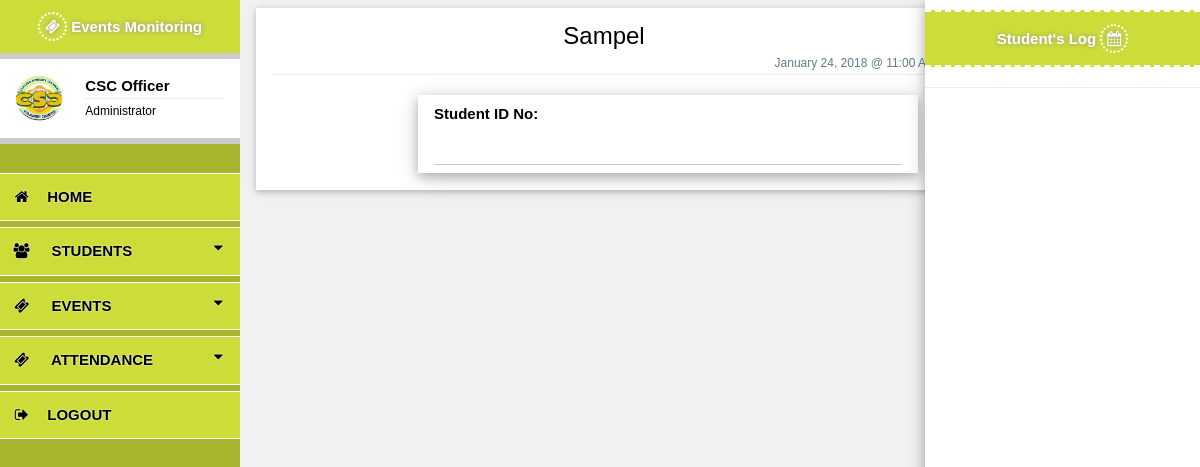
Before: /admin/attendance_sheet.php?id=5 (signed in) with the older database file.
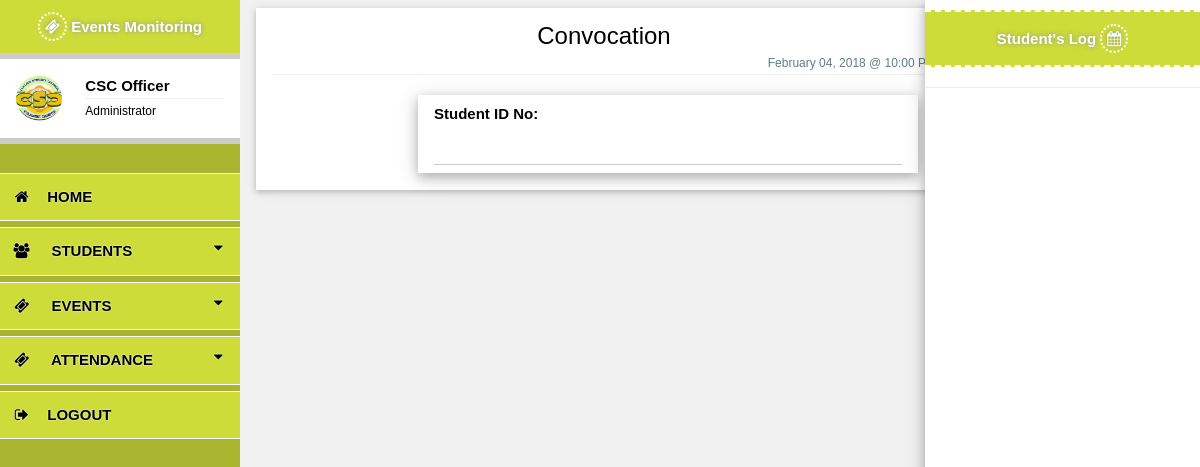
After: the same page with the newer database file.
### tables this page shows
CREATE TABLE `events` (
  `id` int(3) NOT NULL,
  `title` varchar(255) NOT NULL,
  `theme` varchar(255) NOT NULL,
  `proponents` varchar(255) NOT NULL,
  `cooperation` varchar(255) NOT NULL,
  `venue` varchar(255) NOT NULL,
  `participants` varchar(255) NOT NULL,
  `targetdate` varchar(255) NOT NULL,
  `fundsource` varchar(255) NOT NULL
);

### admin/attendance_sheet.php (the view, shortened to what this page needs)
<?php
	include("../include/dbcon.php");
?>
<!DOCTYPE html>
<html>
<link rel="stylesheet" type="text/css" href="../google/fafa.css">
<link href="../dist/css/select2.min.css" rel="stylesheet" />
<link href='../css/fullcalendar.min.css' rel='stylesheet' />
<link href='../css/fullcalendar.print.min.css' rel='stylesheet' media='print' />
<link href='../css/dataTables.jqueryui.min.css' rel='stylesheet'/>
<link href='../css/jquery-ui.css' rel='stylesheet'  />
<link rel="stylesheet" href="../css/w3.css">
<link href="../research/summernote.css" rel="stylesheet">
<body class="w3-light-grey" onLoad="foc()">
<nav class="w3-sidebar w3-collapse w3-animate-left" style="z-index:3;width:240px;background-color:#a9b52f !important;" id="mySidebar">
	<div class="w3-hide-small w3-bar-item w3-lime w3-text-white w3-bottombar" style="text-align:center;font-weight:bold;text-shadow:0px 0px 5px #909090;">
		<a href="../admin/" style="text-decoration:none;"><i class="fa fa-ticket" style="border:2px dotted #fff;padding:5px;border-radius:50px;" aria-hidden="true"></i> Events Monitoring</a>
	</div>
  <div class="w3-container w3-padding-16 w3-bottombar w3-row w3-white">
    <div class="w3-col s4">
      <img src="../img/csc logo.jpg" class="w3-circle w3-margin-right" style="width:46px">
    </div>
    <div class="w3-col s8 w3-bar">
      <span><strong>CSC Officer</strong></span><br>
	  <hr style="margin:0px;"/>
	  <small>Administrator</small>
    </div>
  </div>
  <br/>
  <div class="w3-bar-block w3-text-white" >
    <a href="../admin" class="w3-bar-item w3-button w3-padding w3-lime itemSideBar"><i class="fa fa-home fa-fw w3-margin-right"></i>HOME</a>
	<div class="w3-dropdown-hover">
		 <a href="./" class="w3-bar-item w3-button w3-padding w3-lime itemSideBar"><i class="fa fa-group fa-fw w3-margin-right"></i> STUDENTS <i class="fa fa-caret-down fa-fw w3-right"></i></a>
	</div>
	<div class="w3-dropdown-hover" style="display:block !important;">
		 <a href="javascript:void(0);" class="w3-bar-item w3-button w3-padding w3-lime itemSideBar"><i class="fa fa-ticket fa-fw w3-margin-right"></i> EVENTS <i class="fa fa-caret-down fa-fw w3-right"></i></a>
	</div>
    <div class="w3-dropdown-hover" style="display:block !important;">
		 <a href="javascript:void(0);" class="w3-bar-item w3-button w3-padding w3-lime itemSideBar"><i class="fa fa-ticket fa-fw w3-margin-right"></i> ATTENDANCE <i class="fa fa-caret-down fa-fw w3-right"></i></a>
	</div>
	 <a href="./logout.php" class="w3-bar-item w3-button w3-padding w3-lime itemSideBar"><i class="fa fa-sign-out fa-fw w3-margin-right"></i>LOGOUT</a>
  </div>
</nav>
<nav class="w3-sidebar w3-bar-block w3-col m3 w3-hide-small w3-hide-medium w3-card-4" style="max-width:275px;right:0">
  <div class="w3-hide-small w3-bar-item w3-lime w3-text-white" style="text-align:center;font-weight:bold;text-shadow:0px 0px 5px #909090;border-width:2px;border-style:dashed none;border-color:#fff;margin-top:10px;">
		<a href="../admin/" style="text-decoration:none;">Student's Log <i class="fa fa-calendar" style="border:2px dotted #fff;padding:5px;border-radius:50px;" aria-hidden="true"></i> </a>
	</div>
    <hr>
</nav>
<div class="w3-main w3-padding " style="margin-left:240px">
	<div class="w3-col m9">
    <div class="w3-container w3-card w3-white">
		<?php
			$event=$mysqli->query("select * from events where id='{$_GET['id']}'");
			while($row=mysqli_fetch_assoc($event)){
		?>
        <h3 class="w3-center"><?php echo ucwords($row['title']); ?></h3>
        <span class="w3-text-blue-gray w3-right" style="font-size:12px; margin-top:-10px;"><?php echo date("F d, Y @ h:i A",$row['targetdate']); ?></span>
        <hr>
        <div class="w3-panel" style="margin-left:130px;">
        	<div class="w3-container w3-card-4 w3-padding" style="max-width:500px;">
            	<form id="attendanceForm"  onsubmit="attendance()" action="javascript:void();">
                    <label><strong>Student ID No:</strong></label>
                    <input type="text" class="w3-input" id="studID"  autocomplete='off' >
                </form>
            </div>
        </div>
        <?php  }
		 ?>
        </div>
	</div>
</div>
</body>
</html>

### google/fafa.css (style rules this page uses)
.fa { display:inline-block;font:normal normal normal 14px/1 FontAwesome;font-size:inherit;text-rendering:auto;-webkit-font-smoothing:antialiased;-moz-osx-font-smoothing:grayscale }
.fa-fw { width:1.28571429em;text-align:center }
.fa-home:before { content:"\f015" }
.fa-calendar:before { content:"\f073" }
.fa-sign-out:before { content:"\f08b" }
.fa-group:before,.fa-users:before { content:"\f0c0" }
.fa-caret-down:before { content:"\f0d7" }
.fa-ticket:before { content:"\f145" }

### css/w3.css (style rules this page uses)
html { box-sizing:border-box }
*,*:before,*:after { box-sizing:inherit }
html { -ms-text-size-adjust:100%;-webkit-text-size-adjust:100% }
body { margin:0 }
article,aside,details,figcaption,figure,footer,header,main,menu,nav,section,summary { display:block }
a { background-color:transparent;-webkit-text-decoration-skip:objects }
small { font-size:80% }
img { border-style:none }
hr { box-sizing:content-box;height:0;overflow:visible }
button,input,select,textarea { font:inherit;margin:0 }
button,input { overflow:visible }
html,body { font-family:Verdana,sans-serif;font-size:15px;line-height:1.5 }
html { overflow-x:hidden }
h3 { font-size:24px }
h1,h2,h3,h4,h5,h6 { font-family:"Segoe UI",Arial,sans-serif;font-weight:400;margin:10px 0 }
hr { border:0;border-top:1px solid #eee;margin:20px 0 }
img { margin-bottom:-5px }
a { color:inherit }
.w3-btn,.w3-button { border:none;display:inline-block;outline:0;padding:8px 16px;vertical-align:middle;overflow:hidden;text-decoration:none;color:inherit;background-color:inherit;text-align:center;cursor:pointer;white-space:nowrap }
.w3-btn,.w3-button { -webkit-touch-callout:none;-webkit-user-select:none;-khtml-user-select:none;-moz-user-select:none;-ms-user-select:none;user-select:none }
.w3-input { padding:8px;display:block;border:none;border-bottom:1px solid #ccc;width:100% }
.w3-dropdown-click,.w3-dropdown-hover { position:relative;cursor:pointer }
.w3-sidebar { height:100%;width:200px;background-color:#fff;position:fixed!important;z-index:1;overflow:auto }
.w3-bar-block .w3-dropdown-hover,.w3-bar-block .w3-dropdown-click { width:100% }
.w3-bar-block .w3-dropdown-hover .w3-button,.w3-bar-block .w3-dropdown-click .w3-button { width:100%;text-align:left;padding:8px 16px }
.w3-main,#main { transition:margin-left .4s }
.w3-bar { width:100%;overflow:hidden }
.w3-bar-block .w3-bar-item { width:100%;display:block;padding:8px 16px;text-align:left;border:none;outline:none;white-space:normal;float:none }
.w3-container:after,.w3-container:before,.w3-panel:after,.w3-panel:before,.w3-row:after,.w3-row:before,.w3-row-padding:after,.w3-row-padding:before, .w3-cell-row:before,.w3-cell-row:after,.w3-clear:after,.w3-clear:before,.w3-bar:before,.w3-bar:after { content:"";display:table;clear:both }
.w3-col,.w3-half,.w3-third,.w3-twothird,.w3-threequarter,.w3-quarter { float:left;width:100% }
.w3-col.s4 { width:33.33333% }
.w3-col.s8 { width:66.66666% }
@media (min-width:601px) { .w3-col.m3,.w3-quarter { width:24.99999% } }
@media (min-width:601px) { .w3-col.m9,.w3-threequarter { width:74.99999% } }
@media (min-width:993px) { .w3-sidebar.w3-collapse { display:block!important } }
.w3-circle { border-radius:50% }
.w3-container,.w3-panel { padding:0.01em 16px }
.w3-panel { margin-top:16px;margin-bottom:16px }
.w3-card,.w3-card-2 { box-shadow:0 2px 5px 0 rgba(0,0,0,0.16),0 2px 10px 0 rgba(0,0,0,0.12) }
.w3-card-4,.w3-hover-shadow:hover { box-shadow:0 4px 10px 0 rgba(0,0,0,0.2),0 4px 20px 0 rgba(0,0,0,0.19) }
.w3-animate-left { position:relative;animation:animateleft 0.4s }
.w3-center { text-align:center!important }
.w3-bottombar { border-bottom:6px solid #ccc!important }
.w3-margin-right { margin-right:16px!important }
.w3-padding { padding:8px 16px!important }
.w3-padding-16 { padding-top:16px!important;padding-bottom:16px!important }
.w3-right { float:right!important }
.w3-lime,.w3-hover-lime:hover { color:#000!important;background-color:#cddc39!important }
.w3-white,.w3-hover-white:hover { color:#000!important;background-color:#fff!important }
.w3-light-grey,.w3-hover-light-grey:hover,.w3-light-gray,.w3-hover-light-gray:hover { color:#000!important;background-color:#f1f1f1!important }
.w3-text-white,.w3-hover-text-white:hover { color:#fff!important }
.w3-text-blue-grey,.w3-text-blue-gray { color:#607d8b!important }

Changed rows visible on the page:
changed events: title "Sampel" → "Convocation"; targetdate "January 24, 2018 @ 11:00 AM" → "February 04, 2018 @ 10:00 PM"
